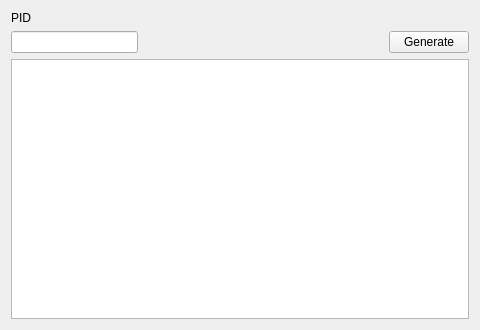
<?xml version="1.0" encoding="UTF-8"?>
<ui version="4.0">
 <class>PIDIV</class>
 <widget class="QWidget" name="PIDIV">
  <property name="geometry">
   <rect>
    <x>0</x>
    <y>0</y>
    <width>480</width>
    <height>330</height>
   </rect>
  </property>
  <property name="minimumSize">
   <size>
    <width>480</width>
    <height>330</height>
   </size>
  </property>
  <property name="windowTitle">
   <string>PID to IV</string>
  </property>
  <layout class="QGridLayout" name="gridLayout">
   <item row="0" column="0">
    <widget class="QLabel" name="labelPID">
     <property name="text">
      <string>PID</string>
     </property>
    </widget>
   </item>
   <item row="1" column="0">
    <widget class="TextBox" name="textBoxPID"/>
   </item>
   <item row="1" column="1">
    <spacer name="horizontalSpacer">
     <property name="orientation">
      <enum>Qt::Horizontal</enum>
     </property>
     <property name="sizeHint" stdset="0">
      <size>
       <width>239</width>
       <height>20</height>
      </size>
     </property>
    </spacer>
   </item>
   <item row="1" column="2">
    <widget class="QPushButton" name="pushButtonGenerate">
     <property name="text">
      <string>Generate</string>
     </property>
    </widget>
   </item>
   <item row="2" column="0" colspan="3">
    <widget class="TableView" name="tableView">
     <property name="editTriggers">
      <set>QAbstractItemView::NoEditTriggers</set>
     </property>
     <property name="sortingEnabled">
      <bool>false</bool>
     </property>
     <attribute name="horizontalHeaderDefaultSectionSize">
      <number>100</number>
     </attribute>
     <attribute name="verticalHeaderVisible">
      <bool>false</bool>
     </attribute>
     <attribute name="verticalHeaderMinimumSectionSize">
      <number>20</number>
     </attribute>
     <attribute name="verticalHeaderDefaultSectionSize">
      <number>21</number>
     </attribute>
    </widget>
   </item>
  </layout>
 </widget>
 <customwidgets>
  <customwidget>
   <class>TextBox</class>
   <extends>QLineEdit</extends>
   <header>Forms/Controls/TextBox.hpp</header>
  </customwidget>
  <customwidget>
   <class>TableView</class>
   <extends>QTableView</extends>
   <header>Forms/Controls/TableView.hpp</header>
  </customwidget>
 </customwidgets>
 <tabstops>
  <tabstop>textBoxPID</tabstop>
  <tabstop>pushButtonGenerate</tabstop>
  <tabstop>tableView</tabstop>
 </tabstops>
 <resources/>
 <connections/>
</ui>
